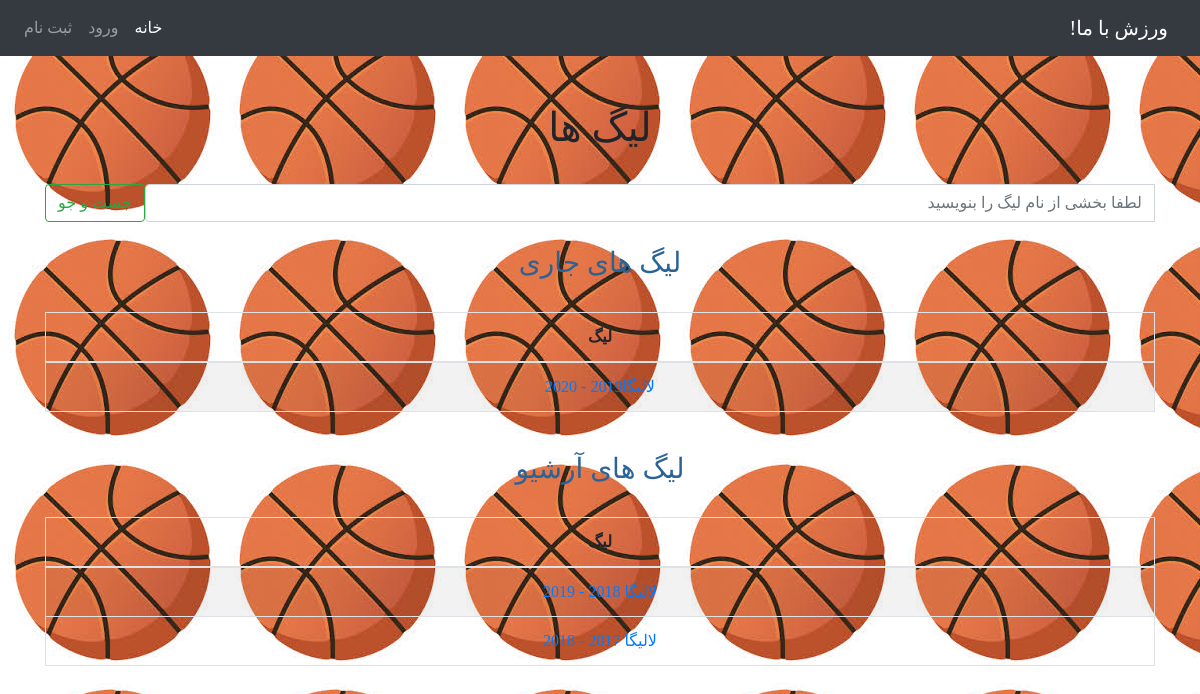
Screenshot of /football/leagues with the database file from the repository.
### sport/models/football_models.py (models this page shows)
class FootballLeague(League):
    pass

### sport/views/football_views.py (the view)
# urls.py: path('football/leagues', football_leagues, name='football_leagues'),
def football_leagues(request):
    current_year = timezone.now().year
    current_year = int(current_year)
    current_leagues = FootballLeague.objects.filter(year__gte=current_year)
    archive_leagues = FootballLeague.objects.filter(year__lt=current_year).order_by('-year')
    if request.POST:
        current_leagues = filter_leagues_by_text(current_leagues, request.POST["part_of_league"])
        archive_leagues = filter_leagues_by_text(archive_leagues, request.POST['part_of_league'])
    context = {
        'current_leagues': current_leagues,
        'archive_leagues': archive_leagues
    }
    return render(request, 'sport/football/football_leagues.html', context)

### sport/templates/sport/football/football_leagues.html (shortened to what this page needs)
{% extends 'base.html' %}
{% block content %}
    <head>
    </head>
    <body background="/sport/templates/sport/basketball/leagues_bg.jpg">
    <br><br>
    <h1>
        لیگ ها
    </h1>
    <br>
    <div class="container">
        <form action="{% url 'sport:football_leagues' %}" method="post">
            <div class="input-group">
                <input type="text" name="part_of_league" class="form-control"
                       placeholder="لطفا بخشی از نام لیگ را بنویسید">
                <div class="input-group-btn">
                    <button type="submit" class="btn btn-outline-success">جست و جو</button>
                </div>
            </div>
        </form>
    </div>
    <br>
    <div class="container">
        <h3>لیگ های جاری</h3><br>
        {% if current_leagues %}
            <table class="table table-bordered table-striped">
                <thead>
                <tr>
                    <th>لیگ</th>
                </tr>
                </thead>
                <tbody>
                {% for l in current_leagues %}
                    <tr>
                        <td>
                            <a href="{% url 'sport:league_detail_football' l.id %}">{{ l.name }}{{ l.year }}
                                - {{ l.year|add:1 }}</a>
                        </td>
                    </tr>
                {% endfor %}
                </tbody>
            </table>
        {% else %}
            <p>هیچ لیگ جاری وجود ندارد! </p>
        {% endif %}
    </div>
    <br>
    <div class="container">
        <h3>لیگ های آرشیو</h3><br>
        {% if archive_leagues %}
            <table class="table table-bordered table-striped">
                <thead>
                <tr>
                    <th>لیگ</th>
                </tr>
                </thead>
                <tbody>
                {% for l in archive_leagues %}
                    <tr>
                        <td>
                            <a href="{% url 'sport:league_detail_football' l.id %}">{{ l.name }} {{ l.year }}
                                - {{ l.year|add:1 }}</a>
                        </td>
                    </tr>
                {% endfor %}
                </tbody>
            </table>
        {% else %}
            <p>هیچ لیگ آرشیوی وجود ندارد</p>
        {% endif %}
    </div>
    </body>
{% endblock %}

### sport/templates/sport/football/football_leagues.html (style rules this page uses)
h3 { color: #2a6496; }

### rows the page displays
FootballLeague: name "لالیگا", year|add "2020"
FootballLeague: name "لالیگا", year "2018", year|add "2019"
FootballLeague: name "لالیگا", year|add "2018"
